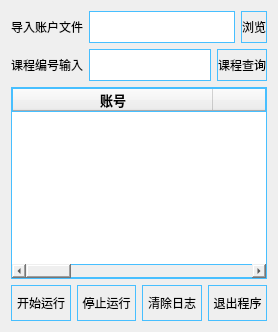
      <widget class="QWidget" name="tab_4">
       <attribute name="title">
        <string>自动刷课</string>
       </attribute>
       <layout class="QVBoxLayout" name="verticalLayout">
        <item>
         <layout class="QHBoxLayout" name="horizontalLayout_8" stretch="1,7,1">
          <item>
           <widget class="QLabel" name="label_7">
            <property name="sizePolicy">
             <sizepolicy hsizetype="Fixed" vsizetype="Preferred">
              <horstretch>0</horstretch>
              <verstretch>0</verstretch>
             </sizepolicy>
            </property>
            <property name="minimumSize">
             <size>
              <width>0</width>
              <height>32</height>
             </size>
            </property>
            <property name="sizeIncrement">
             <size>
              <width>1</width>
              <height>0</height>
             </size>
            </property>
            <property name="text">
             <string>导入账户文件</string>
            </property>
           </widget>
          </item>
          <item>
           <widget class="QLineEdit" name="brushClassFileInput">
            <property name="minimumSize">
             <size>
              <width>0</width>
              <height>32</height>
             </size>
            </property>
            <property name="styleSheet">
             <string notr="true">border:1px solid rgb(71, 191, 255);
font: 9pt &quot;华文楷体&quot;;</string>
            </property>
           </widget>
          </item>
          <item>
           <widget class="QPushButton" name="brushClassFileInputButton">
            <property name="minimumSize">
             <size>
              <width>0</width>
              <height>32</height>
             </size>
            </property>
            <property name="styleSheet">
             <string notr="true">border:1px solid rgb(71, 191, 255);</string>
            </property>
            <property name="text">
             <string>浏览</string>
            </property>
           </widget>
          </item>
         </layout>
        </item>
        <item>
         <layout class="QHBoxLayout" name="horizontalLayout_9" stretch="1,7,1">
          <item>
           <widget class="QLabel" name="label_8">
            <property name="sizePolicy">
             <sizepolicy hsizetype="Fixed" vsizetype="Preferred">
              <horstretch>0</horstretch>
              <verstretch>0</verstretch>
             </sizepolicy>
            </property>
            <property name="minimumSize">
             <size>
              <width>0</width>
              <height>32</height>
             </size>
            </property>
            <property name="sizeIncrement">
             <size>
              <width>1</width>
              <height>0</height>
             </size>
            </property>
            <property name="text">
             <string>课程编号输入</string>
            </property>
           </widget>
          </item>
          <item>
           <widget class="QLineEdit" name="courseNumberInput">
            <property name="minimumSize">
             <size>
              <width>0</width>
              <height>32</height>
             </size>
            </property>
            <property name="styleSheet">
             <string notr="true">border:1px solid rgb(71, 191, 255);
font: 9pt &quot;华文楷体&quot;;</string>
            </property>
           </widget>
          </item>
          <item>
           <widget class="QPushButton" name="courseNumberFind">
            <property name="minimumSize">
             <size>
              <width>0</width>
              <height>32</height>
             </size>
            </property>
            <property name="styleSheet">
             <string notr="true">border:1px solid rgb(71, 191, 255);</string>
            </property>
            <property name="text">
             <string>课程查询</string>
            </property>
           </widget>
          </item>
         </layout>
        </item>
        <item>
         <widget class="QTableWidget" name="tableWidgetBrushClass">
          <property name="styleSheet">
           <string notr="true">*{
	border:1px solid rgb(71, 191, 255);
    gridline-color: rgb(71, 191, 255);
	color: black;
    font-size:16px;
	font: 9pt &quot;华文楷体&quot;;
	text-align:center;
}</string>
          </property>
          <property name="rowCount">
           <number>0</number>
          </property>
          <attribute name="horizontalHeaderCascadingSectionResizes">
           <bool>false</bool>
          </attribute>
          <attribute name="horizontalHeaderMinimumSectionSize">
           <number>28</number>
          </attribute>
          <attribute name="horizontalHeaderDefaultSectionSize">
           <number>200</number>
          </attribute>
          <attribute name="horizontalHeaderStretchLastSection">
           <bool>true</bool>
          </attribute>
          <column>
           <property name="text">
            <string>账号</string>
           </property>
           <property name="font">
            <font>
             <family>华文行楷</family>
             <pointsize>10</pointsize>
             <weight>75</weight>
             <bold>true</bold>
            </font>
           </property>
           <property name="textAlignment">
            <set>AlignCenter</set>
           </property>
          </column>
          <column>
           <property name="text">
            <string>科目</string>
           </property>
           <property name="font">
            <font>
             <family>华文行楷</family>
             <pointsize>10</pointsize>
             <weight>75</weight>
             <bold>true</bold>
            </font>
           </property>
           <property name="textAlignment">
            <set>AlignCenter</set>
           </property>
          </column>
          <column>
           <property name="text">
            <string>课程名</string>
           </property>
           <property name="font">
            <font>
             <family>华文行楷</family>
             <pointsize>10</pointsize>
             <weight>75</weight>
             <bold>true</bold>
            </font>
           </property>
           <property name="textAlignment">
            <set>AlignCenter</set>
           </property>
          </column>
          <column>
           <property name="text">
            <string>状态</string>
           </property>
           <property name="font">
            <font>
             <family>华文行楷</family>
             <pointsize>10</pointsize>
             <weight>75</weight>
             <bold>true</bold>
            </font>
           </property>
           <property name="textAlignment">
            <set>AlignCenter</set>
           </property>
          </column>
          <column>
           <property name="text">
            <string>备注</string>
           </property>
           <property name="font">
            <font>
             <family>华文行楷</family>
             <pointsize>10</pointsize>
             <weight>75</weight>
             <bold>true</bold>
            </font>
           </property>
           <property name="textAlignment">
            <set>AlignCenter</set>
           </property>
          </column>
         </widget>
        </item>
        <item>
         <layout class="QHBoxLayout" name="horizontalLayout_10">
          <item>
           <widget class="QPushButton" name="brushClassStartButton">
            <property name="minimumSize">
             <size>
              <width>0</width>
              <height>36</height>
             </size>
            </property>
            <property name="styleSheet">
             <string notr="true">border:1px solid rgb(71, 191, 255);</string>
            </property>
            <property name="text">
             <string>开始运行</string>
            </property>
           </widget>
          </item>
          <item>
           <widget class="QPushButton" name="brushClassStopButton">
            <property name="minimumSize">
             <size>
              <width>0</width>
              <height>36</height>
             </size>
            </property>
            <property name="styleSheet">
             <string notr="true">border:1px solid rgb(71, 191, 255);</string>
            </property>
            <property name="text">
             <string>停止运行</string>
            </property>
           </widget>
          </item>
          <item>
           <widget class="QPushButton" name="brushClassClearLoggerButton">
            <property name="minimumSize">
             <size>
              <width>0</width>
              <height>36</height>
             </size>
            </property>
            <property name="styleSheet">
             <string notr="true">border:1px solid rgb(71, 191, 255);</string>
            </property>
            <property name="text">
             <string>清除日志</string>
            </property>
           </widget>
          </item>
          <item>
           <widget class="QPushButton" name="brushClassExitButton">
            <property name="minimumSize">
             <size>
              <width>0</width>
              <height>36</height>
             </size>
            </property>
            <property name="styleSheet">
             <string notr="true">border:1px solid rgb(71, 191, 255);</string>
            </property>
            <property name="text">
             <string>退出程序</string>
            </property>
           </widget>
          </item>
         </layout>
        </item>
       </layout>
      </widget>
